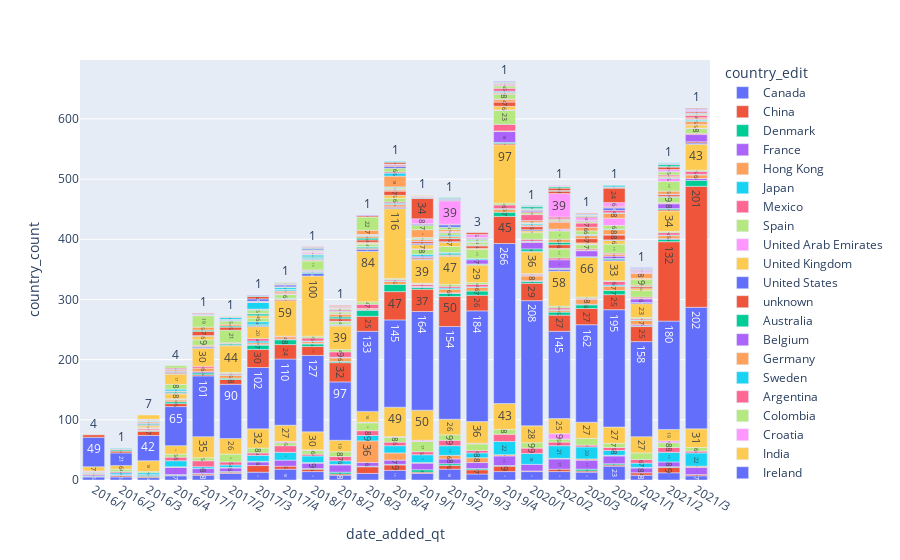

Here is the notebook cell this chart was saved with:
### Code cell
fig = px.bar(df.groupby(['date_added_qt','country_edit',],as_index=False).agg(country_count = ('show_id','count')), x="date_added_qt", y="country_count", color="country_edit", text_auto=True)
fig.show()
